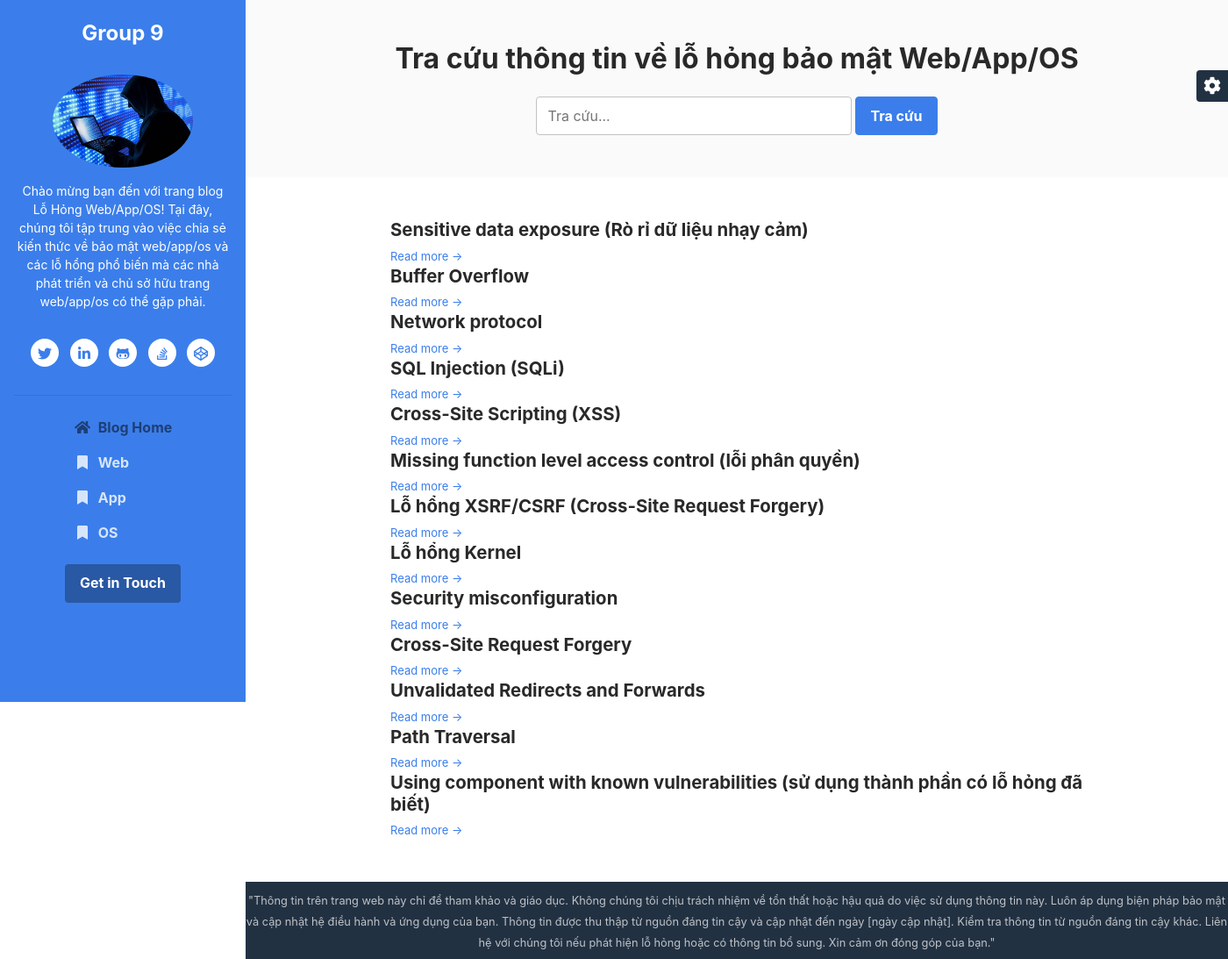
The page / on the database its author committed.
### tables this page shows
CREATE TABLE `tbl_danhmuc` (
  `id_danhMuc` int(11) NOT NULL,
  `tenDanhMuc` varchar(100) NOT NULL
);

CREATE TABLE `tbl_noidung` (
  `id_noiDung` int(11) NOT NULL,
  `tenNoiDung` text NOT NULL,
  `dinhNghia` text NOT NULL,
  `dauHieu` text NOT NULL,
  `bienPhap` text NOT NULL,
  `id_danhMuc` int(11) NOT NULL
);

### index.php (the view, shortened to what this page needs)
<?php
$database = mysqli_connect('localhost', 'root', '', 'atbmtt');
?>
<!DOCTYPE html>
<html lang="en">
<head>
	<link id="theme-style" rel="stylesheet" href="assets/css/theme-1.css">
</head>
<body>
	<header class="header text-center">
		<h1 class="blog-name pt-lg-4 mb-0"><a href="index.php">Group 9</a></h1>
		<nav class="navbar navbar-expand-lg navbar-dark">
			<div id="navigation" class="collapse navbar-collapse flex-column">
				<div class="profile-section pt-3 pt-lg-0">
					<img class="profile-image mb-3 rounded-circle mx-auto" src="assets/images/profile3.jpg" alt="image">
					<div class="bio mb-3">Chào mừng bạn đến với trang blog Lỗ Hỏng Web/App/OS! Tại đây, chúng tôi tập trung vào việc chia sẻ kiến thức về bảo mật web/app/os và các lỗ hổng phổ biến mà các nhà phát triển và chủ sở hữu trang web/app/os có thể gặp phải.</div>
					<ul class="social-list list-inline py-3 mx-auto">
						<li class="list-inline-item"><a href="#"><i class="fab fa-twitter fa-fw"></i></a></li>
						<li class="list-inline-item"><a href="#"><i class="fab fa-linkedin-in fa-fw"></i></a></li>
						<li class="list-inline-item"><a href="#"><i class="fab fa-github-alt fa-fw"></i></a></li>
						<li class="list-inline-item"><a href="#"><i class="fab fa-stack-overflow fa-fw"></i></a></li>
						<li class="list-inline-item"><a href="#"><i class="fab fa-codepen fa-fw"></i></a></li>
					</ul>
					<hr>
				</div>
				<ul class="navbar-nav flex-column text-left">
					<li class="nav-item active">
						<a class="nav-link" href="index.php"><i class="fas fa-home fa-fw mr-2"></i>Blog Home <span class="sr-only">(current)</span></a>
					</li>
					<?php
					$query = 'SELECT * FROM tbl_danhMuc';
					$sql = mysqli_query($database, $query);
					if (mysqli_num_rows($sql) > 0) {
						while ($row = mysqli_fetch_array($sql)) {
							echo "
								<li class='nav-item'>
									<a class='nav-link' href='blog-list.php?id=" . $row['id_danhMuc'] . "'><i class='fas fa-bookmark fa-fw mr-2'></i>" . $row['tenDanhMuc'] . "</a>
								</li>
								";
						}
					}
					?>
				</ul>
				<div class="my-2 my-md-3">
					<a class="btn btn-primary" href="https://themes.3rdwavemedia.com/" target="_blank">Get in Touch</a>
				</div>
			</div>
		</nav>
	</header>
	<div class="main-wrapper">
		<section class="cta-section theme-bg-light py-5">
			<div class="container text-center">
				<h2 class="heading">Tra cứu thông tin về lỗ hỏng bảo mật Web/App/OS</h2>
				<form class="signup-form form-inline justify-content-center pt-3" action="seach.php" method="post">
					<div class="form-group">
						<input type="text" id="semail" name="semail1" class="form-control mr-md-1 semail" placeholder="Tra cứu...">
					</div>
					<button type="submit" class="btn btn-primary" name="timkiem">Tra cứu</button>
				</form>
			</div>
		</section>
		<section class="blog-list px-3 py-5 p-md-5">
			<div class="container">
				<?php
				$query = 'SELECT * FROM tbl_noiDung';
				$sql = mysqli_query($database, $query);
				if (mysqli_num_rows($sql) > 0) {
					while ($row = mysqli_fetch_array($sql)) {
						echo "
						<div class='item'>
							<div class='media'>
								<div class='media-body'>
									<h3 class='title mb-1'><a href='blog-post.php?id=" . $row['id_noiDung'] . "'>" . $row['tenNoiDung'] . "</a></h3>
									<div class='intro'></div>
									<a class='more-link' href='blog-post.php?id=" . $row['id_noiDung'] . "'>Read more &rarr;</a>
									<br>
								</div>
							</div>
						</div>
							";
					}
				}
				?>
			</div>
		</section>
		<footer class="footer text-center py-2 theme-bg-dark">
			<small class="copyright">"Thông tin trên trang web này chỉ để tham khảo và giáo dục. Không chúng tôi chịu trách nhiệm về tổn thất hoặc hậu quả do việc sử dụng thông tin này. Luôn áp dụng biện pháp bảo mật và cập nhật hệ điều hành và ứng dụng của bạn. Thông tin được thu thập từ nguồn đáng tin cậy và cập nhật đến ngày [ngày cập nhật]. Kiểm tra thông tin từ nguồn đáng tin cậy khác. Liên hệ với chúng tôi nếu phát hiện lỗ hỏng hoặc có thông tin bổ sung. Xin cảm ơn đóng góp của bạn."</small>
		</footer>
	</div>
	<div id="config-panel" class="config-panel d-none d-lg-block">
		<div class="panel-inner">
			<a id="config-trigger" class="config-trigger config-panel-hide text-center" href="#"><i class="fas fa-cog fa-spin mx-auto" data-fa-transform="down-6"></i></a>
		</div>
	</div>
</body>
</html>

### rows shown on the page
tbl_danhmuc: tenDanhMuc "Web"
tbl_danhmuc: tenDanhMuc "App"
tbl_danhmuc: tenDanhMuc "OS"
tbl_noidung: tenNoiDung "Sensitive data exposure (Rò rỉ dữ liệu nhạy cảm)"
tbl_noidung: tenNoiDung "Buffer Overflow"
tbl_noidung: tenNoiDung "Network protocol"
tbl_noidung: tenNoiDung "SQL Injection (SQLi)"
tbl_noidung: tenNoiDung "Cross-Site Scripting (XSS)"
tbl_noidung: tenNoiDung "Missing function level access control (lỗi phân quyền)"
tbl_noidung: tenNoiDung "Lỗ hổng XSRF/CSRF (Cross-Site Request Forgery)"
tbl_noidung: tenNoiDung "Lỗ hổng Kernel"
tbl_noidung: tenNoiDung "Security misconfiguration"
tbl_noidung: tenNoiDung "Cross-Site Request Forgery"
tbl_noidung: tenNoiDung "Unvalidated Redirects and Forwards"
tbl_noidung: tenNoiDung "Path Traversal"
tbl_noidung: tenNoiDung "Using component with known vulnerabilities (sử dụng thành phần có lỗ hỏng đã biết)"
